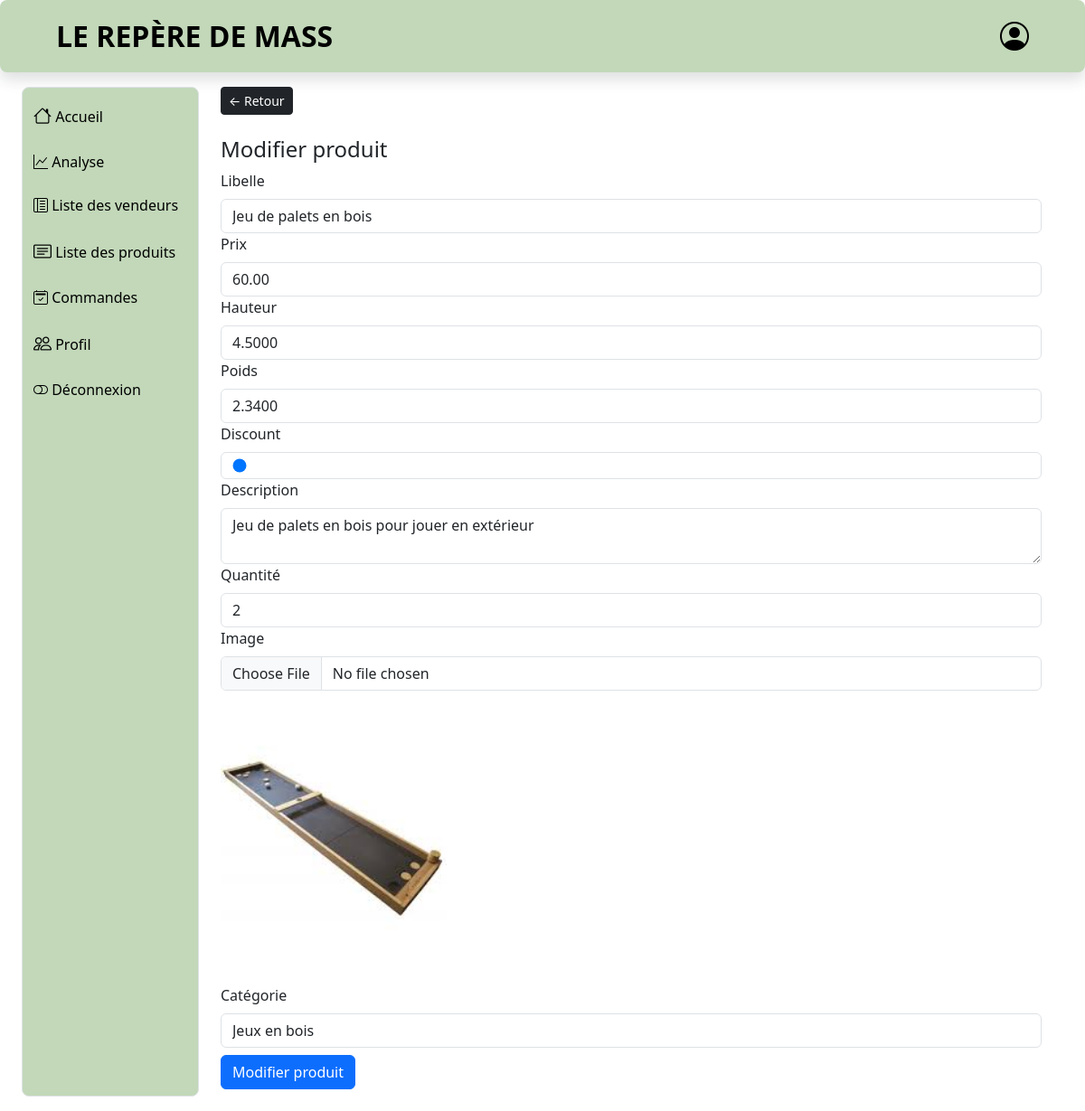
/profil/admin/modif_prod_ad.php?id=37 (signed in), run on the app's committed database.
### tables this page shows
CREATE TABLE `produit` (
  `id` int NOT NULL,
  `libelle` varchar(100) NOT NULL,
  `prix` decimal(5,2) NOT NULL,
  `hauteur` decimal(14,4) NOT NULL,
  `poids` decimal(14,4) NOT NULL,
  `discount` int NOT NULL,
  `id_categorie` int NOT NULL,
  `id_utilisateurs` int NOT NULL,
  `date_creation` datetime NOT NULL,
  `description` varchar(255) NOT NULL,
  `image` varchar(150) NOT NULL,
  `quantite` int NOT NULL DEFAULT '0'
);

### profil/admin/modif_prod_ad.php (the view, shortened to what this page needs)
<!DOCTYPE html>
<html lang="fr">
<head>
    <link href="../css/bootstrap.css" rel="stylesheet">
    <link href="../css/bootstrap-icons.css" rel="stylesheet">
    <link href="../css/sidenav.css" rel="stylesheet">
    <link href="../css/header2.css" rel="stylesheet">
    <link href="../css/index.css" rel="stylesheet">
    <link href="../css/profilpage.css" rel="stylesheet">
</head>
<body>
    <header class="shadow rounded-3 bg-light" id="header-box">
        <div class="container-fluid col-11" id="header-container">
            <div class=" d-flex align-items-center justify-content-between">
                <div class="py-3 col-sm-auto justify-content-center">
                    <div id="title">LE REPÈRE DE MASS</div>
                </div>
                <div class="text-end">
                    <a href="main_ad.php" class="d-block link-dark text-decoration-none">
                        <i id="log-logo" class="bi bi-person-circle"></i>
                    </a>
                </div>
            </div>
        </div>
    </header>
    <div class="mt-3 container-fluid pb-3 flex-grow-1 d-flex flex-column flex-sm-row overflow-auto">
        <div class="row flex-grow-sm-1 flex-grow-0 container-fluid">
            <?php include 'barre_navigation_ad.php'; ?>
            <main class="col overflow-auto h-100 w-100">
                <a class="btn btn-dark btn-sm" href="produit_ad.php">← Retour</a><br><br>
                <?php
                require '../../include/config.php';
                ?>
                <h4>Modifier produit</h4>
                <?php
                    $id = $_GET['id'];
                    $sqlState = $bdd->prepare('SELECT * from produit WHERE id=?');
                    $sqlState->execute([$id]);
                    $produit = $sqlState->fetch(PDO::FETCH_OBJ);
                                ?>
                <form method="post" enctype="multipart/form-data">
                    <label class="form-label">Libelle</label>
                    <input type="text" class="form-control" name="libelle" value="<?= $produit->libelle ?>">
                    <label class="form-label">Prix</label>
                    <input type="number" class="form-control" step="0.01" name="prix" min="0"
                        value="<?= $produit->prix ?>">
                    <label class="form-label">Hauteur</label>
                    <input type="number" class="form-control" step="0.01" name="hauteur"
                        value="<?php echo $produit->hauteur ?>">
                    <label class="form-label">Poids</label>
                    <input type="number" class="form-control" step="0.01" name="poids" min="0"
                        value="<?php echo $produit->poids ?>">
                    <label class="form-label">Discount</label>
                    <input type="range" value="0" class="form-control" name="discount" min="0" max="90"
                        value="<?= $produit->discount ?>">
                    <label class="form-label">Description</label>
                    <textarea class="form-control" name="description"><?= $produit->description ?></textarea>
                    <label class="form-label">Quantité</label>
                    <input type="number" class="form-control" name="quantite" min="0" required="required"
                        value="<?php echo $produit->quantite?>">
                    <label class="form-label">Image</label>
                    <input type="file" class="form-control" name="image">
                    <img width="250" class="img img-fluid" src="../../data/<?= $produit->image ?>"><br>
                    <?php
                    $categories = $bdd->query('SELECT * FROM categorie')->fetchAll(PDO::FETCH_ASSOC);
                    ?>
                    <label class="form-label">Catégorie</label>
                    <select name="categorie" class="form-control">
                        <?php
                            foreach ($categories as $categorie) {
                                $selected = $produit->id_categorie == $categorie['id'] ? ' selected ' : '';
                                echo "<option $selected value='" . $categorie['id'] . "'>" . $categorie['libelle'] . "</option>";
                            }
                        ?>
                    </select>
                    <input type="submit" value="Modifier produit" class="btn btn-primary my-2" name="modifier">
                </form>
        </div>
    </div>
</body>
</html>

### profil/css/sidenav.css (style rules this page uses)
i,a { color: black; }

### profil/css/header2.css (style rules this page uses)
* { font-family: system-ui, -apple-system, BlinkMacSystemFont, 'Segoe UI', Roboto, Oxygen, Ubuntu, Cantarell, 'Open Sans', 'Helvetica Neue', sans-serif; }
#title { color: black; font-size:xx-large; font-weight: 700; }

### profil/css/index.css (style rules this page uses)
[class*='container'] { background-clip: content-box; }
.row [class*='col'] { background-clip: content-box; }
#log-logo { font-size: xx-large; }

### data on the page
produit: libelle "Jeu de palets en bois", prix "60.00", hauteur "4.5000", poids "2.3400", description "Jeu de palets en bois pour jouer en extérieur", quantite "2", image (picture)

### other printed values
form field categorie "Jeux en bois"
